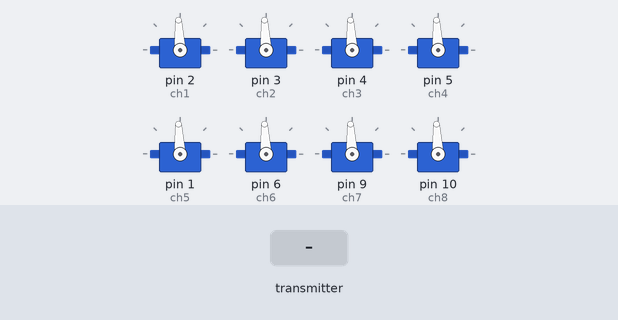
Bench run of a sketch on a simulated Arduino Uno, built with avr-gcc and run on an emulated ATmega328P. Shown: 8 × servo. The inputs (shaded band) are chosen by the test bench. No radio packets arrive unless stated.

Above: at 1.2 s.
1.3 s: the transmitter starts sending throttle_a = 0
At 1.6 s:
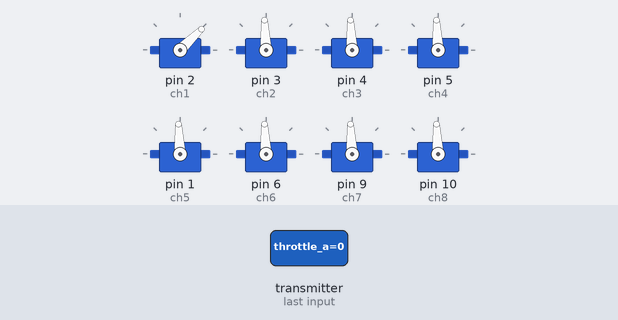
2.8 s: the transmitter starts sending pitch_a = 0
At 3.9 s:
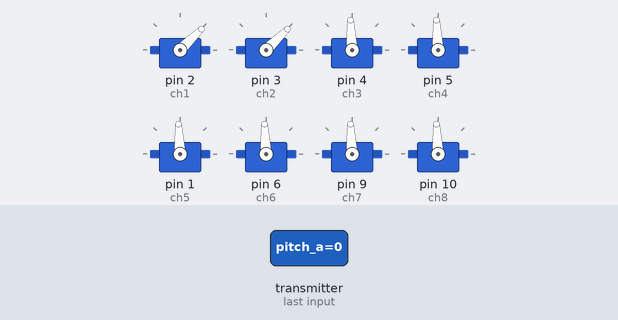
4.3 s: the transmitter starts sending roll_a = 0
At 5.1 s:
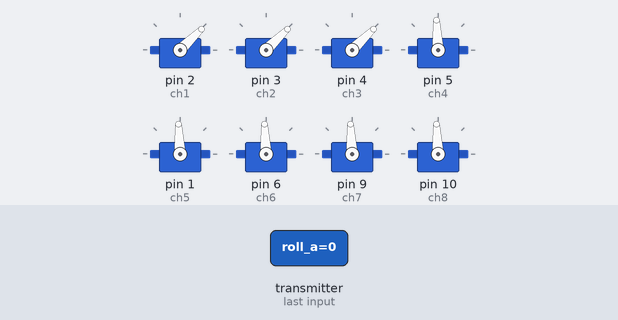
5.8 s: the transmitter starts sending yaw_a = 0
At 6.2 s:
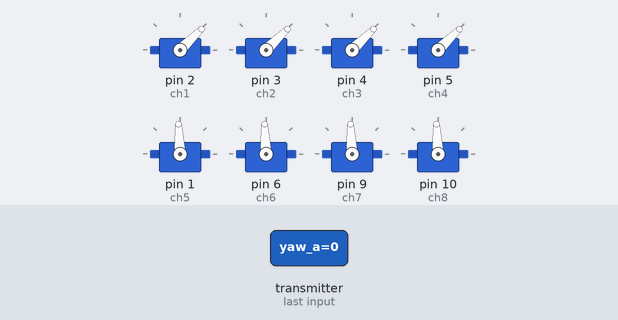
7.3 s: the transmitter starts sending throttle_b = 0
At 8.5 s:
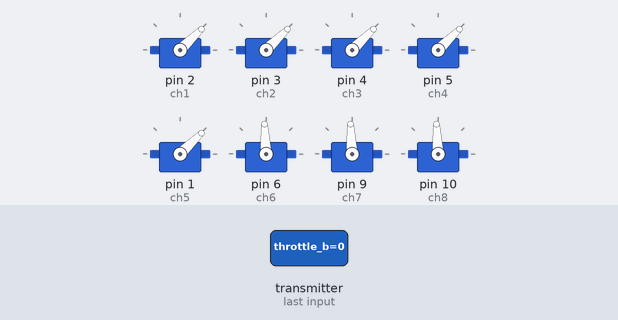
8.8 s: the transmitter starts sending pitch_b = 0
At 9.7 s:
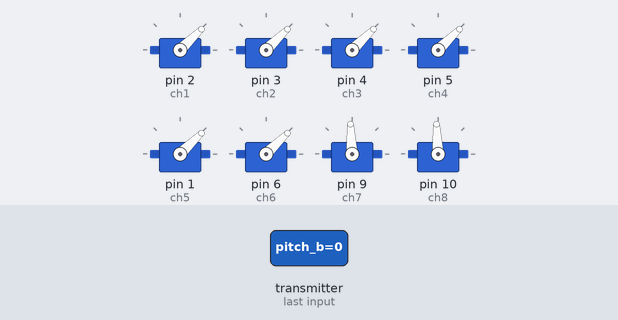
Timing chart, 0 to 11.3 s (numbered marks = the images above; inputs shaded):
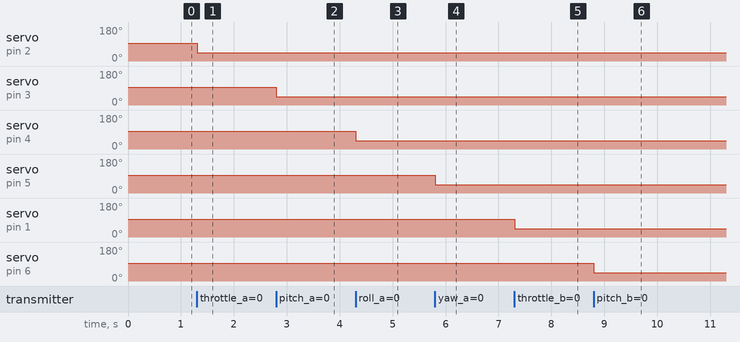

The sketch:

JOYSTICK_RECEIVER.ino
```cpp
#include <SPI.h>
#include <nRF24L01.h>
#include <RF24.h>
#include <Servo.h>

int ch_width_1 = 0;
int ch_width_2 = 0;
int ch_width_3 = 0;
int ch_width_4 = 0;
int ch_width_5 = 0;
int ch_width_6 = 0;
int ch_width_7 = 0;
int ch_width_8 = 0;

Servo ch1;
Servo ch2;
Servo ch3;
Servo ch4;
Servo ch5;
Servo ch6;
Servo ch7;
Servo ch8;

struct Signal {
byte throttle_a;
byte pitch_a;
byte roll_a;
byte yaw_a;
byte throttle_b;
byte pitch_b;
byte roll_b;
byte yaw_b;
};

Signal data;

const uint64_t pipeIn = 0xE9E8F0F0E1LL;
RF24 radio(7, 8);

void ResetData()
{
// Define the inicial value of each data input.
// The middle position for Potenciometers. (254/2=127)
data.throttle_a = 127; // Motor Stop
data.pitch_a = 127; // Center
data.roll_a = 127; // Center
data.yaw_a = 127; // Center
data.throttle_b = 127; // Center
data.pitch_b = 127; // Center
data.roll_b = 127; // Center
data.yaw_b = 127; // Center
}

void setup()
{
//Set the pins for each PWM signal
ch1.attach(2);
ch2.attach(3);
ch3.attach(4);
ch4.attach(5);
ch5.attach(1);
ch6.attach(6);
ch7.attach(9);
ch8.attach(10);

//Configure the NRF24 module
ResetData();
radio.begin();
radio.openReadingPipe(1,pipeIn);

radio.startListening(); //start the radio comunication for receiver
}

unsigned long lastRecvTime = 0;

void recvData()
{
while ( radio.available() ) {
radio.read(&data, sizeof(Signal));
lastRecvTime = millis();   // receive the data |
}
}

void loop()
{
recvData();
unsigned long now = millis();
if ( now - lastRecvTime > 1000 ) {
ResetData(); // Signal lost.. Reset data |
}

ch_width_1 = map(data.throttle_a, 0, 255, 1000, 2000);
ch_width_2 = map(data.pitch_a, 0, 255, 1000, 2000);
ch_width_3 = map(data.roll_a, 0, 255, 1000, 2000);
ch_width_4 = map(data.yaw_a, 0, 255, 1000, 2000);
ch_width_5 = map(data.throttle_b, 0, 255, 1000, 2000);
ch_width_6 = map(data.pitch_b, 0, 255, 1000, 2000);
ch_width_7 = map(data.roll_b, 0, 255, 1000, 2000);
ch_width_8 = map(data.yaw_b, 0, 255, 1000, 2000);

// Write the PWM signal
ch1.writeMicroseconds(ch_width_1);
ch2.writeMicroseconds(ch_width_2);
ch3.writeMicroseconds(ch_width_3);
ch4.writeMicroseconds(ch_width_4);
ch5.writeMicroseconds(ch_width_5);
ch6.writeMicroseconds(ch_width_6);
ch7.writeMicroseconds(ch_width_7);
ch8.writeMicroseconds(ch_width_8);
}
```

Measured:
- after the input at 1.3 s, servo on pin 2 (ch1): 93° → 44° at once
- after the input at 2.8 s, servo on pin 3 (ch2): 93° → 44° at once
- after the input at 4.3 s, servo on pin 4 (ch3): 93° → 44° at once
- after the input at 5.8 s, servo on pin 5 (ch4): 93° → 44° at once
- after the input at 7.3 s, servo on pin 1 (ch5): 93° → 44° at once
- after the input at 8.8 s, servo on pin 6 (ch6): 93° → 44° at once
